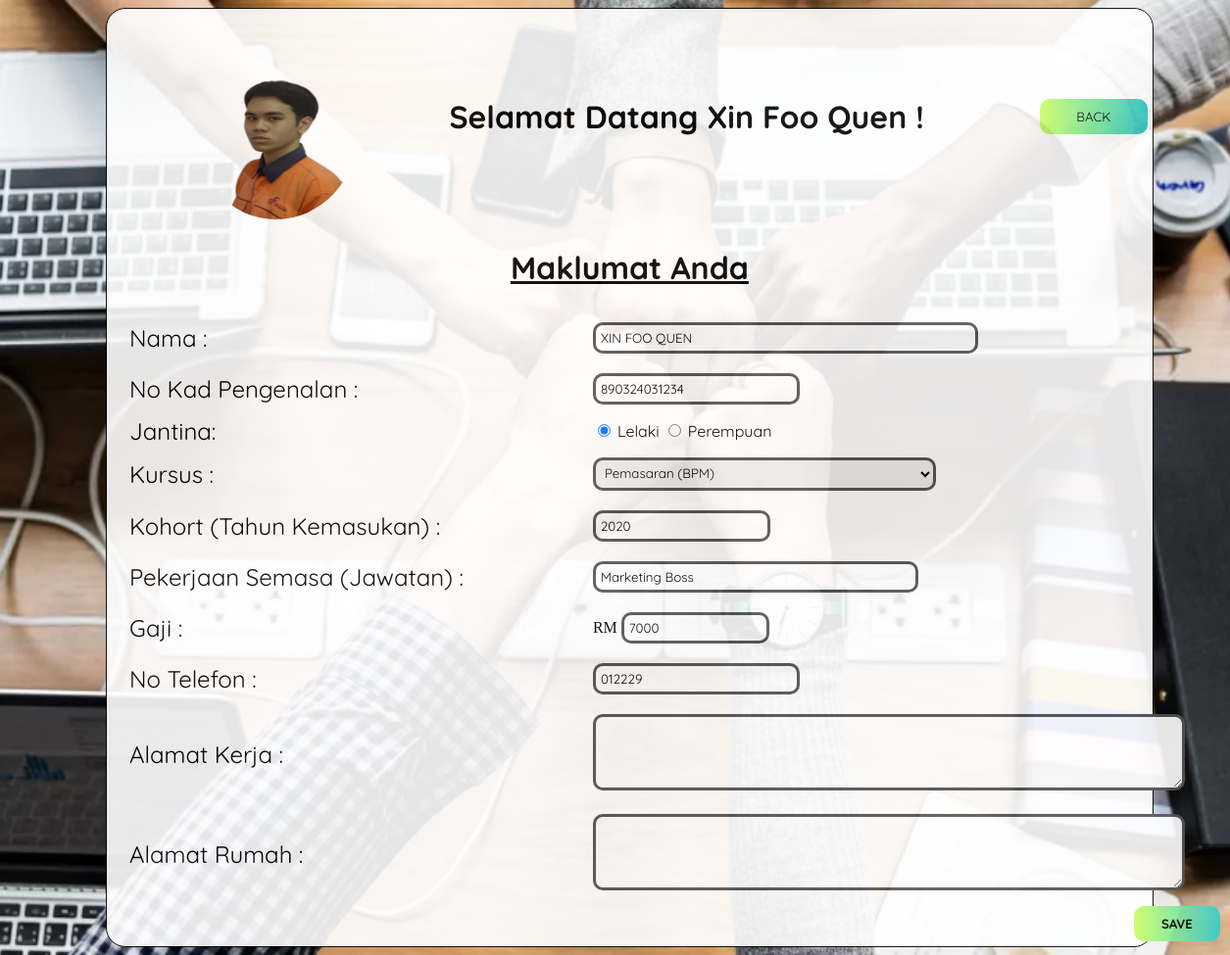
Screenshot of /admin/editbekerja.php?noIc=890324031234 with the database file from the repository.
### tables this page shows
CREATE TABLE `bekerja` (
  `ID` int(255) NOT NULL,
  `pfp` varchar(255) NOT NULL,
  `nama` varchar(1000) NOT NULL,
  `noIc` varchar(20) NOT NULL,
  `jantina` varchar(10) NOT NULL,
  `kursus` varchar(255) NOT NULL,
  `kohort` int(4) NOT NULL,
  `kerja` varchar(1000) NOT NULL,
  `gaji` int(8) NOT NULL,
  `notel` varchar(20) NOT NULL,
  `alamatrumah` varchar(200) NOT NULL,
  `alamatkerja` varchar(200) NOT NULL
);

### admin/editbekerja.php (the view, shortened to what this page needs)
<?php
include('config.php');
if (isset($_GET['noIc'])) {
    $noIcFromURL = $_GET['noIc'];
    $query = "SELECT * FROM bekerja WHERE noIc = '$noIcFromURL'";
    $result = mysqli_query($connect, $query);
    $fetch = mysqli_fetch_array($result);
    if ($fetch) {
?>
<!DOCTYPE html>
<html>
<head>
    <link rel="stylesheet" href="style.css">
</head>
<body class="bgmp">
    <div class="tbmp">
        <form method="post" enctype="multipart/form-data">
            <table cellspacing="0" cellpadding="5">
                <tr>
                    <td class="pfpmp">
                        <div class="form-group text-center" style="position: relative; margin-top: 30px">
                            <span class="img-div">
                                <img src="<?php echo isset($fetch["pfp"]) ? '../profile/'.$fetch["pfp"] : 'pic/defaultpfp.png'; ?>" onClick="triggerClick()" id="profileDisplay">
                            </span>
                        </div>
                    </td>
                    <td class="welcomemp">
                        <h1>Selamat Datang <?php echo isset($fetch["nama"]) ? $fetch["nama"] : ''; ?> ! </h1>
                    </td>
                    <td class="logout">
                        <button class="logoutbtn"><a href="bekerjaoutput.php" style="color: black; text-decoration: none;">BACK</a></button>
                    </td>
                </tr>
                <table width="100%">
                    <tr>
                        <td class="titlemp">
                            <h1><u>Maklumat Anda</u></h1>
                        </td>
                    </tr>
                    <table width="90%">
                        <tr>
                            <td>
                                <label for="nama" class="inputtext">Nama : </label>
                            </td>
                            <td>
                                <input type="text" id="nama" name="nama" class="inputnama" value="<?php echo isset($fetch["nama"]) ? $fetch["nama"] : ''; ?>" required>
                            </td>
                        </tr>
                        <tr>
                            <td>
                                <label for="noIc" class="inputtext">No Kad Pengenalan : </label>
                            </td>
                            <td>
                                <input type="text" id="noIc" name="noIc" class="inputnotel" value="<?php echo isset($fetch["noIc"]) ? $fetch["noIc"] : ''; ?>" required>
                            </td>
                        </tr>
                        <tr>
                            <td>
                                <label for="jantina" class="inputtext">Jantina: </label>
                            </td>
                            <td>
                                <input type="radio" id="lelaki" name="jantina" value="Lelaki"<?php echo ($fetch['jantina'] == 'Lelaki') ? 'checked' : ''; ?> class="inputjantina">
                                <label for="lelaki" class="inputjantina">Lelaki</label>
                                <input type="radio" id="perempuan" name="jantina" value="Perempuan"<?php echo ($fetch['jantina'] == 'Perempuan') ? 'checked' : ''; ?> class="inputjantina">
                                <label for="perempuan" class="inputjantina">Perempuan</label>
                            </td>
                        </tr>
                        <tr>
                            <td>
                                <label for="kursus" class="inputtext">Kursus : </label>
                            </td>
                            <td>
                                <select id="kursus" name="kursus" class="inputkursus" required>
                                    <option name="bpm" <?php echo ($fetch["kursus"] == 'Pemasaran (BPM)') ? 'selected' : ''; ?>>Pemasaran (BPM)</option>
                                </select>
                            </td>
                        </tr>
                        <tr>
                            <td>
                                <label for="kohort" class="inputtext">Kohort (Tahun Kemasukan) : </label>
                            </td>
                            <td>
                                <input type="text" id="kohort" name="kohort" class="inputkohort" value="<?php echo isset($fetch["kohort"]) ? $fetch["kohort"] : ''; ?>" required>
                            </td>
                        </tr>
                        <tr>
                            <td>
                                <label for="kerja" class="inputtext">Pekerjaan Semasa (Jawatan) : </label>
                            </td>
                            <td>
                                <input type="text" id="kerja" name="kerja" class="inputkerjasemasa" value="<?php echo isset($fetch["kerja"]) ? $fetch["kerja"] : ''; ?>" required>
                            </td>
                        </tr>
                        <tr>
                            <td>
                                <label for="gaji" class="inputtext">Gaji : </label>
                            </td>
                            <td>
                                RM <input type="text" id="gaji" name="gaji" class="inputgaji" value="<?php echo isset($fetch["gaji"]) ? $fetch["gaji"] : ''; ?>" required>
                            </td>
                        </tr>
                        <tr>
                            <td>
                                <label for="notel" class="inputtext">No Telefon : </label>
                            </td>
                            <td>
                                <input type="text" id="notel" name="notel" class="inputnotel" value="<?php echo isset($fetch["notel"]) ? $fetch["notel"] : ''; ?>" required>
                            </td>
                        </tr>
                        <tr>
                            <td>
                                <label for="alamatkerja" class="inputtext">Alamat Kerja : </label>
                            </td>
                            <td>
                                <textarea type="text" id="alamatkerja" name="alamatkerja" class="inputalamatkerja" value="<?php echo isset($fetch["alamatkerja"]) ? $fetch["alamatkerja"] : ''; ?>" required></textarea>
                            </td>
                        </tr>
                        <tr>
                            <td>
                                <label for="alamatrumah" class="inputtext">Alamat Rumah : </label>
                            </td>
                            <td>
                                <textarea type="text" id="alamatrumah" name="alamatrumah" class="inputalamatrumah" value="<?php echo isset($fetch["alamatrumah"]) ? $fetch["alamatrumah"] : ''; ?>" required></textarea>
                            </td>
                        </tr>
                        <tr>
                            <td colspan="8">
                                <button class="buttonmp" name="submit" type="submit"><b>SAVE</b></button>
                            </td>
                        </tr>
                    </table>
                </table>
            </table>
        </form>
    </div>
</body>
</html>
<?php
    } else {
        echo "Tiada data ditemui.";
    }
} else {
    echo "Invalid request. No 'noIc' provided.";
}
?>

### admin/style.css (style rules this page uses)
.bgmp { background-image: url(pic/work.webp); background-repeat: no-repeat; background-position: center; background-size: cover; width: 100%; }
.tbmp { opacity: .9; width: 85%; background-color: white; border: 1px solid black; border-radius: 20px; margin: center; margin-left: 100px; }
.pfpmp { width: 37%; }
.logout { width: 40%; }
.logoutbtn { font-family: Quicksand, sans-serif; background : linear-gradient(to right, #ccff66, #33cccc); border: none; border-radius: 10px; padding: 10px 20px; text-align: center; margin-right: 35px; width: 100%; }
.welcomemp { font-family: Quicksand, sans-serif; width: 200%; }
.titlemp { font-family: 'Quicksand', sans-serif; text-align: center; font-size: 100%; }
.inputnama { font-family: Quicksand, sans-serif; width: 65%; border-radius: 10px; border: 3px solid #555; padding: 5px; margin: 8px 0; box-sizing: border-box; text-transform: uppercase; }
.inputkursus { font-family: Quicksand, sans-serif; width: 58%; border-radius: 10px; border: 3px solid #555; padding: 5px; margin: 8px 0; box-sizing: border-box; }
.inputkohort { font-family: Quicksand, sans-serif; width: 30%; border-radius: 10px; border: 3px solid #555; padding: 5px; margin: 8px 0; box-sizing: border-box; }
.inputkerjasemasa { font-family: Quicksand, sans-serif; width: 55%; border-radius: 10px; border: 3px solid #555; padding: 5px; margin: 8px 0; box-sizing: border-box; }
.inputgaji { font-family: Quicksand, sans-serif; width: 25%; border-radius: 10px; border: 3px solid #555; padding: 5px; margin: 8px 0; box-sizing: border-box; }
.inputnotel { font-family: Quicksand, sans-serif; width: 35%; border-radius: 10px; border: 3px solid #555; padding: 5px; margin: 8px 0; box-sizing: border-box; }
.inputalamatkerja { font-family: Quicksand, sans-serif; width: 100%; border-radius: 10px; padding: 20px; border: 3px solid #555; margin: 8px 0; box-sizing: border-box; }
.inputalamatrumah { font-family: Quicksand, sans-serif; width: 100%; border-radius: 10px; padding: 20px; border: 3px solid #555; margin: 8px 0; box-sizing: border-box; }
.inputtext { border-radius: 20px; font-family: Quicksand, sans-serif; font-size: 150%; padding: 20px; width: 40%; }
.inputjantina { font-family: Quicksand, sans-serif; }
.buttonmp { font-family: Quicksand, sans-serif; background : linear-gradient(to right, #ccff66, #33cccc); border: none; border-radius: 10px; padding: 10px 10px; text-align: center; margin-left: 1045px; width: 8%; }

### admin/editbekerja.php (style rules this page uses)
#profileDisplay { display: block; height: 180px; width: 50%; margin: 0px auto; border-radius: 50%; }

### rows the page displays
bekerja: pfp (picture), nama "Xin Foo Quen", noIc "890324031234", jantina "☑ Lelaki", jantina "☐ Perempuan", kursus "Pemasaran (BPM)", kohort "2020", kerja "Marketing Boss", gaji "7000", notel "012229"
